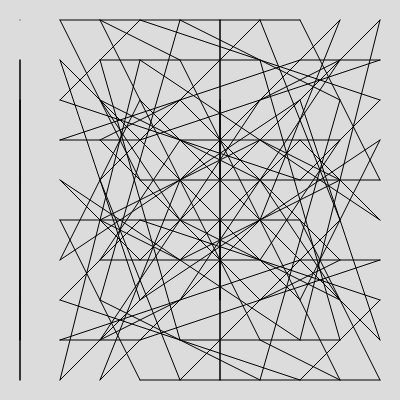
Frame 1 (no input)
Frame 60 (no input): identical to frame 1, image omitted
Frame 120 (the mouse pressed at the canvas centre since frame 60): identical to frame 1, image omitted

The p5.js sketch that drew this single still picture (run headless with seeded random() and noise() and a simulated clock; from frame 60 on, the mouse is pressed at the canvas centre):

// p5.js sketch
// ── sketch.js
const DIMENSION = 10
let nums = []
let mult

function multiply(num, mult){
  let val = (num * mult) % DIMENSION**2
  return val
}

function findObject(targetValue){
  for (let obj of nums) {
    if (obj.value == targetValue){
      return obj
    }
  }
}

function setup() {
  createCanvas(400, 400);
  textAlign(CENTER, CENTER)
  const tileWidth = width/DIMENSION
  mult = floor(random(2, 200))

  let num = 0
  for (let j = 0; j < DIMENSION; j++) {
    for (let i = 0; i < DIMENSION; i++) {
      nums.push({
        value: num,
        x: tileWidth * i + tileWidth / 2,
        y: tileWidth * j + tileWidth / 2
      })
      num++
    }
  }
}

function draw() {
  background(220);

  for (let j = 0; j < DIMENSION; j++) {
    for (let i = 0; i < DIMENSION; i++) {
      const index = j * DIMENSION + i
      const num = nums[index]
      const result = multiply(num.value, mult)
      const target = findObject(result)

      line(num.x, num.y, target.x, target.y)
    }
  }
}

function keyPressed() {
  if (key == " "){
    mult = floor(random(2, 100))
  }
}

// ── style.css
html, body {
  margin: 0;
  padding: 0;
}

body {
  height: 100vh;
  display: flex;
  justify-content: center;
  align-items: center;
  text-align: center;
  flex-direction: column;
  background-color: black;
  color: white;
  font-family: Arial, Helvetica, sans-serif
}

canvas {
  display: block;
}
